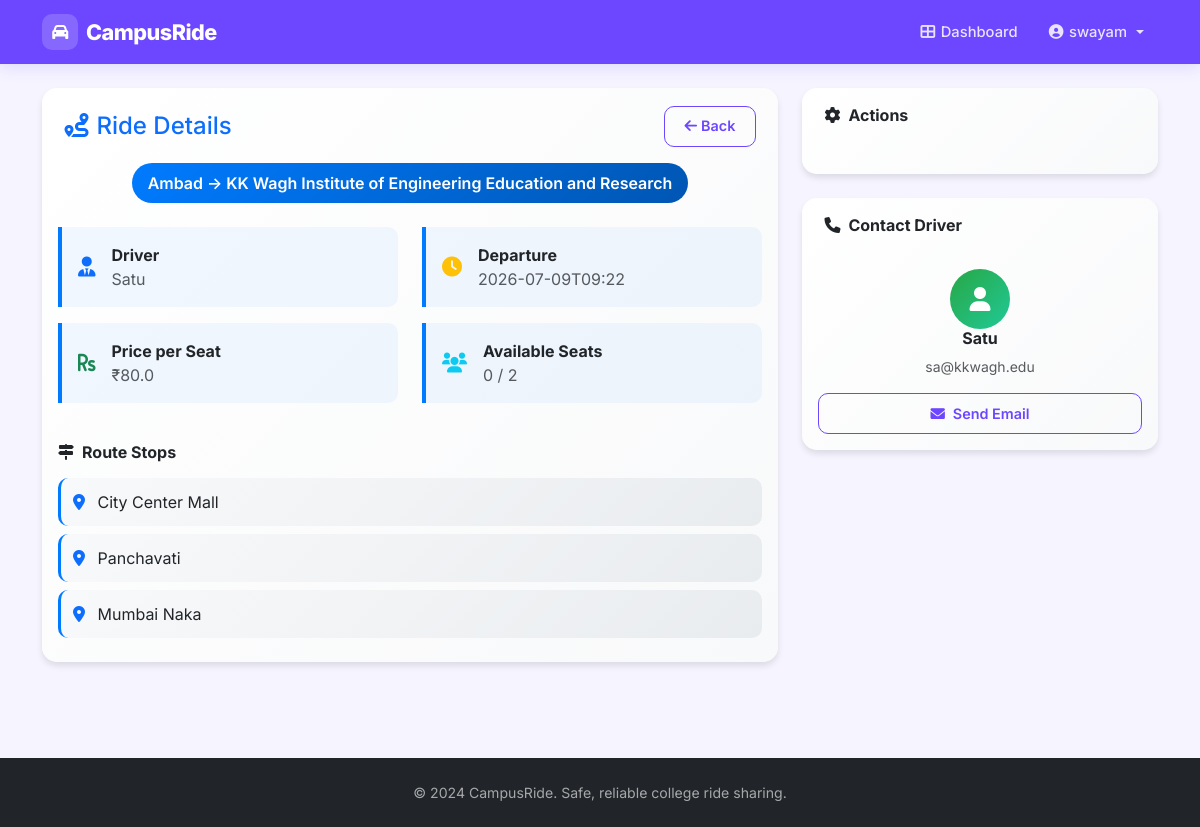
Page /ride-details/16 (signed in) on the committed database.
### app.py (models this page shows)
class Booking(db.Model):
    __tablename__ = 'bookings'
    id = db.Column(db.Integer, primary_key=True)
    ride_id = db.Column(db.Integer, db.ForeignKey('rides.id'), nullable=False)
    passenger_email = db.Column(db.String(255), db.ForeignKey('users.email'), nullable=False)
    passenger_name = db.Column(db.String(255), nullable=False)
    pickup_location = db.Column(db.Text)
    dropoff_location = db.Column(db.Text)
    amount_paid = db.Column(db.Numeric(10, 2), default=0.00)
    payment_status = db.Column(db.String(50), default='pending')
    booked_at = db.Column(db.String(50), nullable=False)

class Ride(db.Model):
    __tablename__ = 'rides'
    id = db.Column(db.Integer, primary_key=True)
    driver_email = db.Column(db.String(255), db.ForeignKey('users.email'), nullable=False)
    driver_name = db.Column(db.String(255), nullable=False)
    origin = db.Column(db.Text, nullable=False)
    destination = db.Column(db.Text, nullable=False)
    departure_time = db.Column(db.String(50), nullable=False)
    seats_available = db.Column(db.Integer, nullable=False)
    price_per_seat = db.Column(db.Numeric(10, 2), default=0.00)
    route_waypoints = db.Column(db.Text)
    ride_status = db.Column(db.String(50), default='active')
    completed_at = db.Column(db.String(50))
    distance_km = db.Column(db.Numeric(5, 2), default=0.00)
    created_at = db.Column(db.String(50), nullable=False)
    bookings = db.relationship('Booking', backref='ride', lazy=True, cascade='all, delete-orphan')
    messages = db.relationship('ChatMessage', backref='ride', lazy=True, cascade='all, delete-orphan')

### app.py (the view)
@app.route('/ride-details/<int:ride_id>')
def ride_details(ride_id):
    if 'email' not in session:
        flash('You must be logged in to view ride details.', 'error')
        return redirect(url_for('login'))
    ride = Ride.query.get(ride_id)
    if not ride:
        flash('Ride not found.', 'error')
        return redirect(url_for('dashboard'))
    ride_dict = ride_to_dict(ride)
    booked_seats = len(ride.bookings)
    ride_dict['booked_seats'] = booked_seats
    ride_dict['available_seats'] = ride_dict['seats_available'] - booked_seats
    ride_dict['passengers'] = [
        {'passenger_name': b.passenger_name, 'passenger_email': b.passenger_email, 'booked_at': b.booked_at}
        for b in ride.bookings
    ]
    ride_dict = parse_waypoints(ride_dict)
    return render_template('ride_details.html',
                           ride=ride_dict,
                           role=session.get('role'),
                           email=session.get('email'))

### app.py (called while the page is built)
def parse_waypoints(ride_dict):
    wp = ride_dict.get('route_waypoints')
    if wp:
        try:
            ride_dict['route_waypoints'] = json.loads(wp)
        except (json.JSONDecodeError, TypeError):
            ride_dict['route_waypoints'] = []
    else:
        ride_dict['route_waypoints'] = []
    return ride_dict

def ride_to_dict(ride):
    d = {c.name: getattr(ride, c.name) for c in ride.__table__.columns}
    d['price_per_seat'] = float(d['price_per_seat'] or 0)
    d['distance_km'] = float(d['distance_km'] or 0)
    d['amount_paid'] = float(d.get('amount_paid') or 0) if 'amount_paid' in d else 0
    return d

### templates/ride_details.html (shortened to what this page needs)
{% extends "layout.html" %}
{% block content %}
<div class="container py-4">
    <div class="row">
        <div class="col-lg-8">
            <div class="card detail-card mb-4">
                <div class="card-header bg-transparent border-0 pb-0">
                    <div class="d-flex justify-content-between align-items-center">
                        <h4 class="mb-0 text-primary">
                            <i class="fas fa-route me-2"></i>Ride Details
                        </h4>
                        <a href="{{ url_for('dashboard') }}" class="btn btn-outline-primary">
                            <i class="fas fa-arrow-left me-1"></i>Back
                        </a>
                    </div>
                </div>
                <div class="card-body">
                    <div class="text-center mb-4">
                        <div class="route-badge d-inline-block">
                            {{ ride.origin }} → {{ ride.destination }}
                        </div>
                    </div>
                    <div class="row">
                        <div class="col-md-6">
                            <div class="info-item">
                                <div class="d-flex align-items-center">
                                    <i class="fas fa-user-tie text-primary fa-lg me-3"></i>
                                    <div>
                                        <div class="fw-bold">Driver</div>
                                        <div class="text-muted">{{ ride.driver_name }}</div>
                                    </div>
                                </div>
                            </div>
                        </div>
                        <div class="col-md-6">
                            <div class="info-item">
                                <div class="d-flex align-items-center">
                                    <i class="fas fa-clock text-warning fa-lg me-3"></i>
                                    <div>
                                        <div class="fw-bold">Departure</div>
                                        <div class="text-muted">{{ ride.departure_time }}</div>
                                    </div>
                                </div>
                            </div>
                        </div>
                        <div class="col-md-6">
                            <div class="info-item">
                                <div class="d-flex align-items-center">
                                    <i class="fas fa-rupee-sign text-success fa-lg me-3"></i>
                                    <div>
                                        <div class="fw-bold">Price per Seat</div>
                                        <div class="text-muted">₹{{ ride.price_per_seat }}</div>
                                    </div>
                                </div>
                            </div>
                        </div>
                        <div class="col-md-6">
                            <div class="info-item">
                                <div class="d-flex align-items-center">
                                    <i class="fas fa-users text-info fa-lg me-3"></i>
                                    <div>
                                        <div class="fw-bold">Available Seats</div>
                                        <div class="text-muted">{{ ride.available_seats }} / {{ ride.seats_available }}</div>
                                    </div>
                                </div>
                            </div>
                        </div>
                    </div>
                    {% if ride.route_waypoints %}
                    <div class="mt-4">
                        <h6 class="fw-bold mb-3">
                            <i class="fas fa-map-signs me-2"></i>Route Stops
                        </h6>
                        {% for waypoint in ride.route_waypoints %}
                        <div class="waypoint-item">
                            <i class="fas fa-map-marker-alt text-primary me-2"></i>
                            {{ waypoint }}
                        </div>
                        {% endfor %}
                    </div>
                    {% endif %}
                </div>
            </div>
        </div>
        <div class="col-lg-4">
            <div class="card detail-card mb-4">
                <div class="card-header bg-transparent border-0">
                    <h6 class="mb-0 fw-bold">
                        <i class="fas fa-cog me-2"></i>Actions
                    </h6>
                </div>
                <div class="card-body">
                </div>
            </div>
            {% if role == 'passenger' and ride.driver_email != email %}
            <div class="card detail-card">
                <div class="card-header bg-transparent border-0">
                    <h6 class="mb-0 fw-bold">
                        <i class="fas fa-phone me-2"></i>Contact Driver
                    </h6>
                </div>
                <div class="card-body">
                    <div class="text-center mb-3">
                        <div class="passenger-avatar mx-auto">
                            <i class="fas fa-user"></i>
                        </div>
                        <h6 class="fw-bold">{{ ride.driver_name }}</h6>
                        <p class="text-muted small">{{ ride.driver_email }}</p>
                    </div>
                    <div class="d-grid gap-2">
                        <a href="mailto:{{ ride.driver_email }}" class="btn btn-outline-primary">
                            <i class="fas fa-envelope me-2"></i>Send Email
                        </a>
                    </div>
                </div>
            </div>
            {% endif %}
        </div>
    </div>
</div>
{% endblock %}

### templates/layout.html (shortened to what this page needs)
<!DOCTYPE html>
<html lang="en">
<head>
    <link href="https://cdn.jsdelivr.net/npm/bootstrap@5.3.0/dist/css/bootstrap.min.css" rel="stylesheet">
    <link href="https://cdnjs.cloudflare.com/ajax/libs/font-awesome/6.0.0/css/all.min.css" rel="stylesheet">
</head>
<body>
    <nav class="navbar navbar-expand-lg navbar-dark">
        <div class="container">
            <a class="navbar-brand" href="{{ url_for('index') }}">
                <span class="brand-icon"><i class="fas fa-car"></i></span>
                CampusRide
            </a>
            <div class="collapse navbar-collapse" id="navbarNav">
                <ul class="navbar-nav ms-auto align-items-lg-center gap-lg-1">
                    {% if session.email %}
                        <li class="nav-item">
                            <a class="nav-link" href="{{ url_for('dashboard') }}">
                                <i class="fas fa-th-large"></i>Dashboard
                            </a>
                        </li>
                        <li class="nav-item dropdown">
                            <a class="nav-link dropdown-toggle" href="#" id="navbarDropdown" role="button" data-bs-toggle="dropdown">
                                <i class="fas fa-user-circle"></i>{{ session.name }}
                            </a>
                        </li>
                    {% endif %}
                </ul>
            </div>
        </div>
    </nav>
    <div class="toast-container position-fixed top-0 end-0 p-3" style="z-index: 1055;">
    </div>
    <main>
        {% block content %}{% endblock %}
    </main>
    <footer class="bg-dark text-light py-4 mt-5">
        <div class="container text-center">
            <p>&copy; 2024 CampusRide. Safe, reliable college ride sharing.</p>
        </div>
    </footer>
</body>
</html>

### templates/layout.html (style rules this page uses)
:root { --primary-color: #6c47ff; --primary-dark: #4f2fe0; --primary-light: #ede9ff; --accent-color: #ff6b35; --accent-dark: #e85520; --secondary-color: #64748b; --success-color: #10b981; --danger-color: #ef4444; --warning-color: #f59e0b; --bg-color: #f5f4ff; --card-bg: #ffffff; --text-primary: #1e1b4b; --text-muted: #6b7280; --border-color: #e5e7eb; --navbar-height: 64px; }
* { box-sizing: border-box; }
body { font-family: 'Inter', -apple-system, BlinkMacSystemFont, sans-serif; background-color: var(--bg-color); color: var(--text-primary); opacity: 0; animation: pageLoad 0.4s ease forwards; }
.navbar { background: var(--primary-color) !important; height: var(--navbar-height); box-shadow: 0 2px 16px rgba(108,71,255,0.18); padding: 0 0; }
.navbar .container { height: 100%; }
.navbar-brand { font-weight: 800; font-size: 1.35rem; letter-spacing: -0.5px; color: #fff !important; display: flex; align-items: center; gap: 0.5rem; }
.navbar-brand .brand-icon { background: rgba(255,255,255,0.18); border-radius: 10px; width: 36px; height: 36px; display: flex; align-items: center; justify-content: center; font-size: 1rem; }
.navbar-nav .nav-link { color: rgba(255,255,255,0.85) !important; font-weight: 500; font-size: 0.92rem; padding: 0.4rem 0.85rem !important; border-radius: 8px; transition: background 0.18s, color 0.18s; display: flex; align-items: center; gap: 0.35rem; }
.card { border: 1px solid var(--border-color); box-shadow: 0 2px 12px rgba(108,71,255,0.06); border-radius: 16px; background: var(--card-bg); }
.card-header { background: transparent; border-bottom: 1px solid var(--border-color); padding: 1.1rem 1.4rem; border-radius: 16px 16px 0 0 !important; }
.btn { border-radius: 10px; font-weight: 600; font-size: 0.9rem; padding: 0.55rem 1.2rem; transition: all 0.2s ease; border: none; }
.btn-outline-primary { border: 1.5px solid var(--primary-color); color: var(--primary-color); background: transparent; }
footer { background: #1e1b4b !important; }
footer p { color: rgba(255,255,255,0.6); font-size: 0.88rem; margin: 0; }

### templates/ride_details.html (style rules this page uses)
.detail-card { background: linear-gradient(135deg, #ffffff 0%, #f8f9fa 100%); border: none; box-shadow: 0 4px 6px rgba(0, 0, 0, 0.1); border-radius: 15px; }
.route-badge { background: linear-gradient(135deg, #007bff, #0056b3); color: white; padding: 0.5rem 1rem; border-radius: 25px; font-weight: 600; }
.info-item { background: rgba(0, 123, 255, 0.05); border-left: 4px solid #007bff; padding: 1rem; border-radius: 0 10px 10px 0; margin-bottom: 1rem; }
.passenger-avatar { background: linear-gradient(135deg, #28a745, #20c997); width: 60px; height: 60px; border-radius: 50%; display: flex; align-items: center; justify-content: center; color: white; font-size: 1.5rem; margin-right: 1rem; }
.waypoint-item { background: linear-gradient(135deg, #f8f9fa, #e9ecef); border-radius: 10px; padding: 0.75rem; margin-bottom: 0.5rem; border-left: 3px solid #007bff; }

### rows in the picture
Booking: name "swayam"
Ride: origin "Ambad", destination "KK Wagh Institute of Engineering Education and Research", driver_name "Satu", departure_time "2026-07-09T09:22", driver_email "sa@kkwagh.edu"

### other values in the picture
{{ ride.price_per_seat }} "80.0"
{{ ride.available_seats }} "0"
{{ ride.seats_available }} "2"
{{ waypoint }} "City Center Mall" "Panchavati" "Mumbai Naka"
